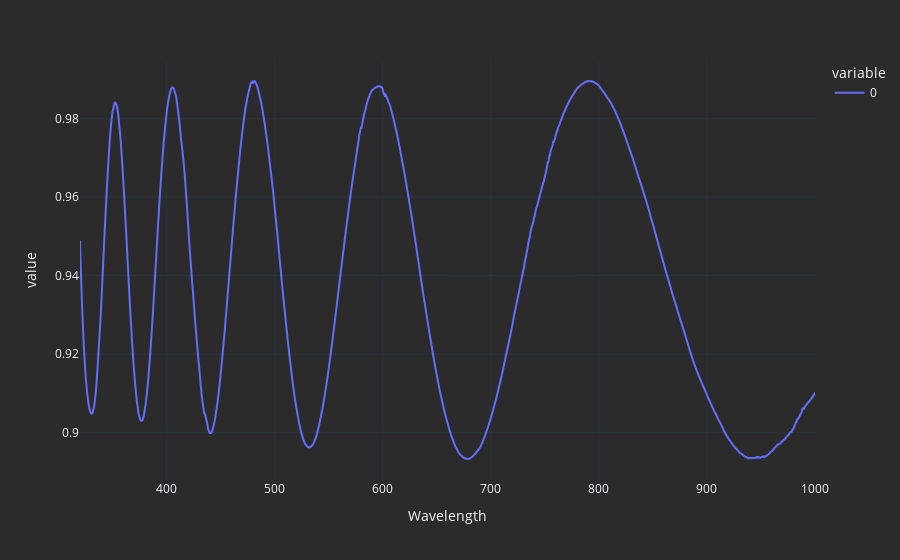

Here is the notebook cell this chart was saved with:
### Markdown cell above
# Depolarization Index
Plot the decomposition of the original matrix

### Code cell
depolarization_index(MM).plot()

### Figure 1 — Plotly figure (JSON) as saved in the notebook; plotly's stock layout.template omitted (floating-point values rounded to 4 significant figures; data arrays with more than 128 entries replaced by an {"elided": "..."} marker saying what was removed)
{"data": [{"hovertemplate": "variable=0<br>Wavelength=%{x}<br>value=%{y}<extra></extra>", "legendgroup": "0", "line": {"color": "#636efa", "dash": "solid"}, "marker": {"symbol": "circle"}, "mode": "lines", "name": "0", "showlegend": true, "type": "scattergl", "x": {"elided": "1600 float values"}, "xaxis": "x", "y": {"elided": "1600 float values"}, "yaxis": "y"}], "layout": {"autosize": true, "legend": {"title": {"text": "variable"}, "tracegroupgap": 0}, "margin": {"t": 60}, "xaxis": {"anchor": "y", "autorange": true, "domain": [0, 1], "range": [319.8, 1000.0], "title": {"text": "Wavelength"}, "type": "linear"}, "yaxis": {"anchor": "x", "autorange": true, "domain": [0, 1], "range": [0.8878, 0.995], "title": {"text": "value"}, "type": "linear"}}}
